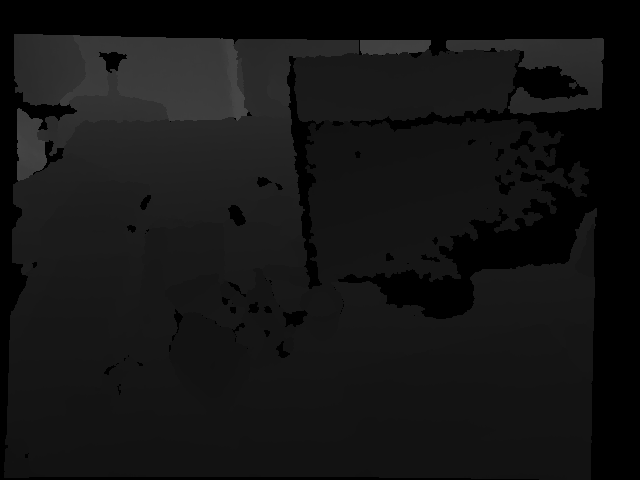
//> input picture images/rgb-d/depth/3.png, 640 x 480 px, given in place of dog.png, which was not available
$ ./test_slic_v2 images/rgb-d/depth/3.png   (built with g++ and OpenCV 4)
//> lines starting //> are read from the running program, lines starting //| are printed output that depends on the picture; pictures that were not available may be replaced by others from this repository, and a replacement may not be noted
### slic.cpp
#include "slic.h"

/*
 * Constructor. Nothing is done here.
 */
Slic::Slic() {

}

/*
 * Destructor. Clear any present data.
 */
Slic::~Slic() {
    clear_data();
}

/*
 * Clear the data as saved by the algorithm.
 *
 * Input : -
 * Output: -
 */
void Slic::clear_data() {
    clusters.clear();
    distances.clear();
    centers.clear();
    center_counts.clear();
}

/*
 * Initialize the cluster centers and initial values of the pixel-wise cluster
 * assignment and distance values.
 *
 * Input : The image (IplImage*).
 * Output: -
 */
void Slic::init_data(IplImage *image) {
    /* Initialize the cluster and distance matrices. */
    for (int i = 0; i < image->width; i++) {
        vector<int> cr;
        vector<double> dr;
        for (int j = 0; j < image->height; j++) {
            cr.push_back(-1);
            dr.push_back(FLT_MAX);
        }
        clusters.push_back(cr);
        distances.push_back(dr);
    }

    /* Initialize the centers and counters. */
    for (int i = step; i < image->width - step/2; i += step) {
        for (int j = step; j < image->height - step/2; j += step) {
            vector<double> center;
            /* Find the local minimum (gradient-wise). */
            CvPoint nc = find_local_minimum(image, cvPoint(i,j));
            CvScalar colour = cvGet2D(image, nc.y, nc.x);

            /* Generate the center vector. */
            center.push_back(colour.val[0]);
            center.push_back(colour.val[1]);
            center.push_back(colour.val[2]);
            center.push_back(nc.x);
            center.push_back(nc.y);

            /* Append to vector of centers. */
            centers.push_back(center);
            center_counts.push_back(0);
        }
    }
}

/*
 * Compute the distance between a cluster center and an individual pixel.
 *
 * Input : The cluster index (int), the pixel (CvPoint), and the Lab values of
 *         the pixel (CvScalar).
 * Output: The distance (double).
 */
double Slic::compute_dist(int ci, CvPoint pixel, CvScalar colour) {
    double dc = sqrt(pow(centers[ci][0] - colour.val[0], 2) + pow(centers[ci][1]
            - colour.val[1], 2) + pow(centers[ci][2] - colour.val[2], 2));
    double ds = sqrt(pow(centers[ci][3] - pixel.x, 2) + pow(centers[ci][4] - pixel.y, 2));

    return sqrt(pow(dc / nc, 2) + pow(ds / ns, 2));

    //double w = 1.0 / (pow(ns / nc, 2));
    //return sqrt(dc) + sqrt(ds * w);
}

/*
 * Find a local gradient minimum of a pixel in a 3x3 neighbourhood. This
 * method is called upon initialization of the cluster centers.
 *
 * Input : The image (IplImage*) and the pixel center (CvPoint).
 * Output: The local gradient minimum (CvPoint).
 */
CvPoint Slic::find_local_minimum(IplImage *image, CvPoint center) {
    double min_grad = FLT_MAX;
    CvPoint loc_min = cvPoint(center.x, center.y);

    for (int i = center.x-1; i < center.x+2; i++) {
        for (int j = center.y-1; j < center.y+2; j++) {
            CvScalar c1 = cvGet2D(image, j+1, i);
            CvScalar c2 = cvGet2D(image, j, i+1);
            CvScalar c3 = cvGet2D(image, j, i);
            /* Convert colour values to grayscale values. */
            double i1 = c1.val[0];
            double i2 = c2.val[0];
            double i3 = c3.val[0];
            /*double i1 = c1.val[0] * 0.11 + c1.val[1] * 0.59 + c1.val[2] * 0.3;
            double i2 = c2.val[0] * 0.11 + c2.val[1] * 0.59 + c2.val[2] * 0.3;
            double i3 = c3.val[0] * 0.11 + c3.val[1] * 0.59 + c3.val[2] * 0.3;*/

            /* Compute horizontal and vertical gradients and keep track of the
               minimum. */
            if (sqrt(pow(i1 - i3, 2)) + sqrt(pow(i2 - i3,2)) < min_grad) {
                min_grad = fabs(i1 - i3) + fabs(i2 - i3);
                loc_min.x = i;
                loc_min.y = j;
            }
        }
    }

    return loc_min;
}

/*
 * Compute the over-segmentation based on the step-size and relative weighting
 * of the pixel and colour values.
 *
 * Input : The Lab image (IplImage*), the stepsize (int), and the weight (int).
 * Output: -
 */
void Slic::generate_superpixels(IplImage *image, int step, int nc) {
    this->step = step;
    this->nc = nc;
    this->ns = step;

    /* Clear previous data (if any), and re-initialize it. */
    clear_data();
    init_data(image);

    /* Run EM for 10 iterations (as prescribed by the algorithm). */
    for (int i = 0; i < NR_ITERATIONS; i++) {
        /* Reset distance values. */
        for (int j = 0; j < image->width; j++) {
            for (int k = 0;k < image->height; k++) {
                distances[j][k] = FLT_MAX;
            }
        }

        for (int j = 0; j < (int) centers.size(); j++) {
            /* Only compare to pixels in a 2 x step by 2 x step region. */
            for (int k = centers[j][3] - step; k < centers[j][3] + step; k++) {
                for (int l = centers[j][4] - step; l < centers[j][4] + step; l++) {

                    if (k >= 0 && k < image->width && l >= 0 && l < image->height) {
                        CvScalar colour = cvGet2D(image, l, k);
                        double d = compute_dist(j, cvPoint(k,l), colour);

                        /* Update cluster allocation if the cluster minimizes the
                           distance. */
                        if (d < distances[k][l]) {
                            distances[k][l] = d;
                            clusters[k][l] = j;
                        }
                    }
                }
            }
        }

        /* Clear the center values. */
        for (int j = 0; j < (int) centers.size(); j++) {
            centers[j][0] = centers[j][1] = centers[j][2] = centers[j][3] = centers[j][4] = 0;
            center_counts[j] = 0;
        }

        /* Compute the new cluster centers. */
        for (int j = 0; j < image->width; j++) {
            for (int k = 0; k < image->height; k++) {
                int c_id = clusters[j][k];

                if (c_id != -1) {
                    CvScalar colour = cvGet2D(image, k, j);

                    centers[c_id][0] += colour.val[0];
                    centers[c_id][1] += colour.val[1];
                    centers[c_id][2] += colour.val[2];
                    centers[c_id][3] += j;
                    centers[c_id][4] += k;

                    center_counts[c_id] += 1;
                }
            }
        }

        /* Normalize the clusters. */
        for (int j = 0; j < (int) centers.size(); j++) {
            centers[j][0] /= center_counts[j];
            centers[j][1] /= center_counts[j];
            centers[j][2] /= center_counts[j];
            centers[j][3] /= center_counts[j];
            centers[j][4] /= center_counts[j];
        }
    }
}

/*
 * Enforce connectivity of the superpixels. This part is not actively discussed
 * in the paper, but forms an active part of the implementation of the authors
 * of the paper.
 *
 * Input : The image (IplImage*).
 * Output: -
 */
void Slic::create_connectivity(IplImage *image) {
    int label = 0, adjlabel = 0;
    const int lims = (image->width * image->height) / ((int)centers.size());

    const int dx4[4] = {-1,  0,  1,  0};
	const int dy4[4] = { 0, -1,  0,  1};

    /* Initialize the new cluster matrix. */
    vec2di new_clusters;
    for (int i = 0; i < image->width; i++) {
        vector<int> nc;
        for (int j = 0; j < image->height; j++) {
            nc.push_back(-1);
        }
        new_clusters.push_back(nc);
    }

    for (int i = 0; i < image->width; i++) {
        for (int j = 0; j < image->height; j++) {
            if (new_clusters[i][j] == -1) {
                vector<CvPoint> elements;
                elements.push_back(cvPoint(i, j));

                /* Find an adjacent label, for possible use later. */
                for (int k = 0; k < 4; k++) {
                    int x = elements[0].x + dx4[k], y = elements[0].y + dy4[k];

                    if (x >= 0 && x < image->width && y >= 0 && y < image->height) {
                        if (new_clusters[x][y] >= 0) {
                            adjlabel = new_clusters[x][y];
                        }
                    }
                }

                int count = 1;
                for (int c = 0; c < count; c++) {
                    for (int k = 0; k < 4; k++) {
                        int x = elements[c].x + dx4[k], y = elements[c].y + dy4[k];

                        if (x >= 0 && x < image->width && y >= 0 && y < image->height) {
                            if (new_clusters[x][y] == -1 && clusters[i][j] == clusters[x][y]) {
                                elements.push_back(cvPoint(x, y));
                                new_clusters[x][y] = label;
                                count += 1;
                            }
                        }
                    }
                }

                /* Use the earlier found adjacent label if a segment size is
                   smaller than a limit. */
                if (count <= lims >> 2) {
                    for (int c = 0; c < count; c++) {
                        new_clusters[elements[c].x][elements[c].y] = adjlabel;
                    }
                    label -= 1;
                }
                label += 1;
            }
        }
    }
}

/*
 * Display the cluster centers.
 *
 * Input : The image to display upon (IplImage*) and the colour (CvScalar).
 * Output: -
 */
// [5 lines left out: function display_center_grid, not called in this run]

/*
 * Display a single pixel wide contour around the clusters.
 *
 * Input : The target image (IplImage*) and contour colour (CvScalar).
 * Output: -
 */
void Slic::display_contours(IplImage *image, CvScalar colour) {
    const int dx8[8] = {-1, -1,  0,  1, 1, 1, 0, -1};
	const int dy8[8] = { 0, -1, -1, -1, 0, 1, 1,  1};

	/* Initialize the contour vector and the matrix detailing whether a pixel
	 * is already taken to be a contour. */
	vector<CvPoint> contours;
	vec2db istaken;
	for (int i = 0; i < image->width; i++) {
        vector<bool> nb;
        for (int j = 0; j < image->height; j++) {
            nb.push_back(false);
        }
        istaken.push_back(nb);
    }

    /* Go through all the pixels. */
    for (int i = 0; i < image->width; i++) {
        for (int j = 0; j < image->height; j++) {
            int nr_p = 0;

            /* Compare the pixel to its 8 neighbours. */
            for (int k = 0; k < 8; k++) {
                int x = i + dx8[k], y = j + dy8[k];

                if (x >= 0 && x < image->width && y >= 0 && y < image->height) {
                    if (istaken[x][y] == false && clusters[i][j] != clusters[x][y]) {
                        nr_p += 1;
                    }
                }
            }

            /* Add the pixel to the contour list if desired. */
            if (nr_p >= 2) {
                contours.push_back(cvPoint(i,j));
                istaken[i][j] = true;
            }
        }
    }

    /* Draw the contour pixels. */
    for (int i = 0; i < (int)contours.size(); i++) {
        cvSet2D(image, contours[i].y, contours[i].x, colour);
    }
}

/*
 * Give the pixels of each cluster the same colour values. The specified colour
 * is the mean RGB colour per cluster.
 *
 * Input : The target image (IplImage*).
 * Output: -
 */
// [30 lines left out: function colour_with_cluster_means, not called in this run]


void Slic::debug()
{
    cout << "====DEBUG====\n";

    // The cluster centers of each cluster
    // 400 x 5
    cout << "---\n";
    cout << "#centers=" << centers.size() << endl;
    for (int i = 0; i < (int) centers.size(); i++) {
        cout << "center[" << i << "].size() = " << centers[i].size() << "\t";
        for( int j=0 ; j<centers[i].size() ; j++ ) {
            cout << centers[i][j] << ", ";
        }
        cout << endl;
    }
    cout << endl;

    //
    cout << "---\n";
    cout << "number of occurences of each center\n" ;
    cout << "len(center_counts) = " << center_counts.size() << endl;
    for( int i=0 ; i<center_counts.size() ; i++ )
        cout << center_counts[i] << ", ";
    cout << endl;

    // Which cluster a pixel belongs to
    cout << "---\n";
    cout << "clusters: " << clusters.size() << " x " << clusters[0].size() << endl;
    for( int i=0 ; i<clusters.size() ; i++ )
    {
        cout << "clusters[" << i << "]:";
        for( int j=0 ; j< clusters[i].size() ; j++ )
            cout << clusters[i][j] << ", ";
        cout << endl;
    }

    cout << "---\n";
    cout << "distances: " << distances.size() << " x " << distances[0].size() << endl;
    for( int i=0 ; i<distances.size() ; i++ )
    {
        cout << "distances[" << i << "]:";
        for( int j=0 ; j< distances[i].size() ; j++ )
            cout << std::setprecision(3) <<  distances[i][j] << ", ";
        cout << endl;
    }

}

### test_slic_v2.cpp

#include <iostream>
#include <vector>
using namespace std;

#include <opencv2/core/core.hpp>
#include <opencv2/highgui/highgui.hpp>
#include <opencv2/features2d/features2d.hpp>
#include <opencv2/imgproc/imgproc.hpp>


#include "slic.h"

int main( int argc, char ** argv )
{
    cout << "====\n\t" << argv[0] << "\n====\n";

    // Load Image
    cv::Mat image = cv::imread( "../dog.png", CV_LOAD_IMAGE_COLOR )  ;
//> image is the input picture: 480 rows x 640 cols, CV_8UC3; min 0, max 71, mean 20
    cv::resize( image, image, cv::Size(), 0.1, 0.1 );
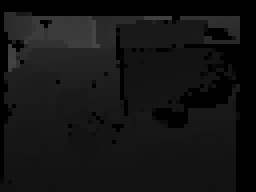
//> image: 48 rows x 64 cols, CV_8UC3 (shown 4 times larger); min 0, max 69, mean 19.9
    cout << "Image Dimensions: " << image.rows << " x " << image.cols << " x " << image.channels() << endl;
//| Image Dimensions: 48 x 64 x 3
    cv::imshow( "input image", image );


    cv::Mat lab_image;
    cv::cvtColor( image, lab_image, CV_BGR2Lab );
//> lab_image: 48 rows x 64 cols, CV_8UC3; mean of channels 0, 1, 2 18, 128, 128

    // Params
    int w = image.cols, h = image.rows;
//> w = 64; h = 48
    int nr_superpixels = 10;
    int nc = 5;
    double step = sqrt((w * h) / (double) nr_superpixels); ///< step size per cluster
//> step = 17.53
    cout << "Params:\n";
    cout << "step size per cluster: " << step << endl;
//| step size per cluster: 17.5271
    cout << "Weight: " << nc << endl;
    cout << "Number of superpixel: "<< nr_superpixels << endl;


    Slic slic;
    IplImage __ipl__lab_image=lab_image;
    IplImage __ipl__image = image;
    slic.generate_superpixels(&__ipl__lab_image, step, nc);
//> after the loop in init_data, `for (int i = step; i < image->width - step/2; i += step)`: centers = 6 items; center_counts = [0, 0, 0, 0, 0, 0]
//> after the loop in generate_superpixels, `for (int i = 0; i < NR_ITERATIONS; i++)`: center_counts = [651, 644, 420, 852, 360, 145]
    slic.create_connectivity(&__ipl__lab_image);
//> in create_connectivity, `const int lims = (image->width * image->height) / ((int)centers.size());`: lims = 512
//> the loop in create_connectivity, `for (int i = 0; i < image->width; i++)` made 64 passes
//> (adjlabel, label) on passes 1 to 12: (0, 2), (0, 2), (1, 2), (1, 2), (1, 2), (1, 2), (1, 2), (1, 2), (1, 2), (1, 2), (1, 2), (1, 2)
//> after the loop in create_connectivity, `for (int i = 0; i < image->width; i++)`: adjlabel = 3; label = 6

    slic.display_contours(&__ipl__image, CV_RGB(255,0,0));
//> after the loop in display_contours, `for (int i = 0; i < (int)contours.size(); i++)`:
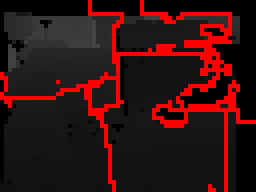
//> image: 48 rows x 64 cols, CV_8UC3 (shown 4 times larger); mean B, G, R 17.7, 17.7, 50.1
    cv::imshow( "result", image );
    // cv::imwrite( "dog_segmentation_v2.png", image );
    cv::waitKey(0);

    slic.debug();
//| #centers=6
//> the loop in debug, `for (int i = 0; i < (int) centers.size(); i++)` made 6 passes
//| center[0].size() = 5
//| center[1].size() = 5
//| center[2].size() = 5
//| center[3].size() = 5
//| center[4].size() = 5
//| center[5].size() = 5
//| len(center_counts) = 6
//> the loop in debug, `for( int i=0 ; i<center_counts.size() ; i++ )` made 6 passes
//| 651, 644, 420, 852, 360, 145,
//| clusters: 64 x 48
//| distances: 64 x 48
    return 0;
}
